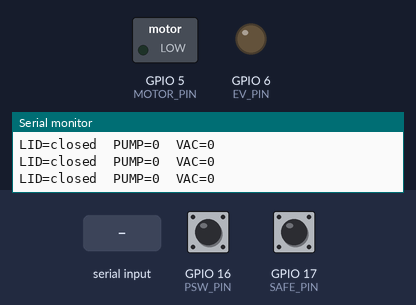
This program was run on a simulated ESP32-S3. On the bench: switched loads named in the program (green lamp = pin HIGH), output pins drawn as LEDs (lit = HIGH), the last lines printed to the serial monitor. The test bench sets the inputs (shaded band); at power-on: GPIO 17 (SAFE_PIN) HIGH, GPIO 16 (PSW_PIN) HIGH.

Above: at 1.7 s.
1.8 s: "m" received over Serial
At 2.1 s:
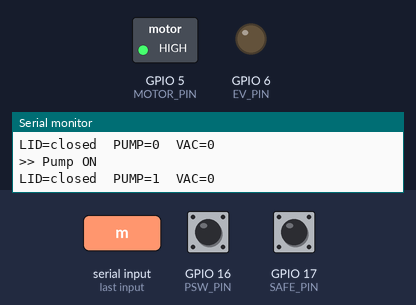
3.3 s: GPIO 17 (SAFE_PIN) pulled LOW for 0.15 s
At 6.7 s:
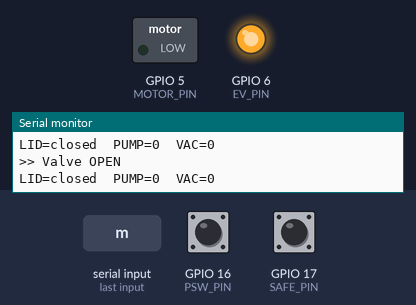
9.8 s: "M" received over Serial
At 10.6 s:
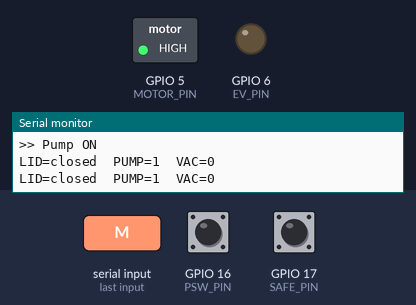
Timing chart, 0 to 12.8 s (numbered marks = the images above; inputs shaded):
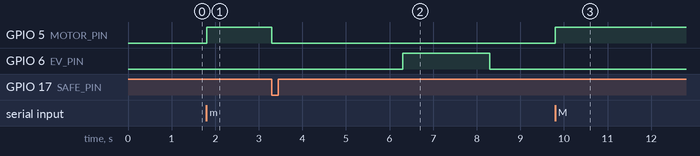

The program:

main.cpp
```cpp
#include <Arduino.h>

// Motor / vacuum pump output. Active-high; driven directly from a 3.3V GPIO.
const int MOTOR_PIN = 5;

// EV release / evac solenoid. Active-high; driven directly from a 3.3V GPIO.
const int EV_PIN = 6;

// P-SW vacuum / pressure switch to ground, read with the internal pull-up.
const int PSW_PIN = 16;

// Lid (SAFE / S-SW) switch to ground, read with the internal pull-up.
const int SAFE_PIN = 17;

// Onboard RGB LED on the ESP32-S3-N16R8 DevKitC-1.
const int RGB_PIN = 48;

// Switch must hold this long before a trip is confirmed.
const unsigned long VAC_DEBOUNCE_MS = 250;

// Keep pumping after a confirmed trip so the bag can stabilize.
const unsigned long VAC_EXTRA_MS = 5000;

// Wait after the pump stops before opening the release valve.
const unsigned long EV_DELAY_MS = 3000;

// How long the release valve stays open.
const unsigned long EV_OPEN_MS = 2000;

// Hard stop so the pump cannot run forever if something goes wrong.
const unsigned long PUMP_MAX_MS = 20000;

unsigned long vacSince = 0;   // when the switch first read "vacuum"
unsigned long vacTripAt = 0;  // when the trip was confirmed (0 = not yet)
unsigned long evArmAt = 0;    // when the pump stopped (0 = not armed)
unsigned long evOpenAt = 0;   // when the valve opened (0 = closed)

bool pumpOn = false;
unsigned long pumpStart = 0;

bool lidClosed() {
  // Polarity depends on how the lid switch is wired.
  // Current hookup reads HIGH when the lid is closed.
  return digitalRead(SAFE_PIN) == HIGH;
}

bool vacuumReached() {
  return digitalRead(PSW_PIN) == LOW;  // flip to HIGH if backwards
}

void setValve(bool open) {
  digitalWrite(EV_PIN, open ? HIGH : LOW);
  Serial.println(open ? ">> Valve OPEN" : ">> Valve CLOSED");
}

void setPump(bool on) {
  if (on && !lidClosed()) {
    Serial.println(">> Lid open, pump blocked");
    on = false;
  }
  bool wasOn = pumpOn;
  pumpOn = on;
  digitalWrite(MOTOR_PIN, on ? HIGH : LOW);
  if (on) {
    pumpStart = millis();
    vacSince = 0;
    vacTripAt = 0;
    evArmAt = 0;
    if (evOpenAt) {
      evOpenAt = 0;
      setValve(false);
    }
  } else if (wasOn && evArmAt == 0 && evOpenAt == 0) {
    evArmAt = millis();
  }
  Serial.println(on ? ">> Pump ON" : ">> Pump OFF");
}

void updateLed(bool lid) {
  static int lastState = -1;
  int state = !lid ? 0 : (pumpOn ? 2 : 1);
  if (state == lastState) {
    return;
  }
  lastState = state;
  switch (state) {
    case 0: neopixelWrite(RGB_PIN, 0, 0, 0);  break;  // off (lid open)
    case 1: neopixelWrite(RGB_PIN, 0, 40, 0); break;  // green (lid closed, idle)
    case 2: neopixelWrite(RGB_PIN, 0, 0, 40); break;  // blue (pumping)
  }
}

void setup() {
  Serial.begin(115200);
  pinMode(MOTOR_PIN, OUTPUT);
  digitalWrite(MOTOR_PIN, LOW);
  pinMode(SAFE_PIN, INPUT_PULLUP);
  pinMode(PSW_PIN, INPUT_PULLUP);
  pinMode(EV_PIN, OUTPUT);
  digitalWrite(EV_PIN, LOW);
  neopixelWrite(RGB_PIN, 0, 0, 0);
  delay(500);
  Serial.println("Type 'm' to toggle pump");
}

void loop() {
  if (Serial.available()) {
    char c = Serial.read();
    if (c == 'm' || c == 'M') {
      setPump(!pumpOn);
    }
  }

  bool lid = lidClosed();

  // Stop if the lid opens while running
  if (pumpOn && !lid) {
    Serial.println(">> Lid opened");
    setPump(false);
  }

  // Debounced vacuum trip, then a top-off period
  if (pumpOn) {
    if (vacuumReached()) {
      if (vacSince == 0) {
        vacSince = millis();
      }
      if (vacTripAt == 0 && millis() - vacSince >= VAC_DEBOUNCE_MS) {
        vacTripAt = millis();
        Serial.println(">> Vacuum reached, topping off");
      }
    } else {
      vacSince = 0;  // flicker, reset debounce
    }

    if (vacTripAt && millis() - vacTripAt >= VAC_EXTRA_MS) {
      Serial.println(">> Top-off done");
      setPump(false);
    }
  }

  // Safety timeout
  if (pumpOn && millis() - pumpStart > PUMP_MAX_MS) {
    Serial.println(">> Pump timeout");
    setPump(false);
  }

  // Release valve timing
  if (evArmAt && millis() - evArmAt >= EV_DELAY_MS) {
    evArmAt = 0;
    evOpenAt = millis();
    setValve(true);
  }
  if (evOpenAt && millis() - evOpenAt >= EV_OPEN_MS) {
    evOpenAt = 0;
    setValve(false);
  }

  updateLed(lid);

  // Status every half second
  static unsigned long last = 0;
  if (millis() - last >= 500) {
    last = millis();
    Serial.printf("LID=%s  PUMP=%d  VAC=%d\n",
                  lid ? "closed" : "open", pumpOn, vacuumReached());
  }
}
```

Measured:
- after the input at 1.8 s, GPIO 5 (MOTOR_PIN): LOW → HIGH at once
- after the input at 3.3 s, GPIO 5 (MOTOR_PIN): HIGH → LOW at once; GPIO 6 (EV_PIN): LOW → HIGH after 3.0 s, → LOW 2.0 s later
- after the input at 9.8 s, GPIO 5 (MOTOR_PIN): LOW → HIGH at once
